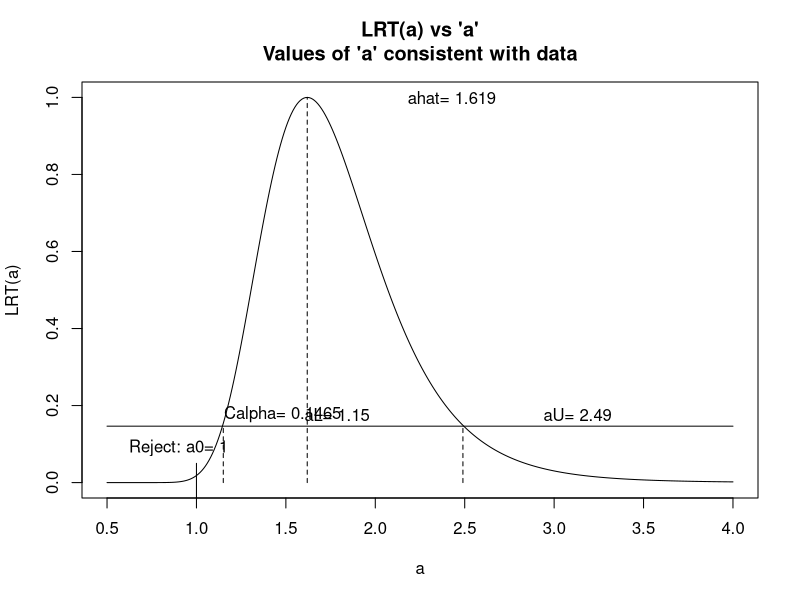
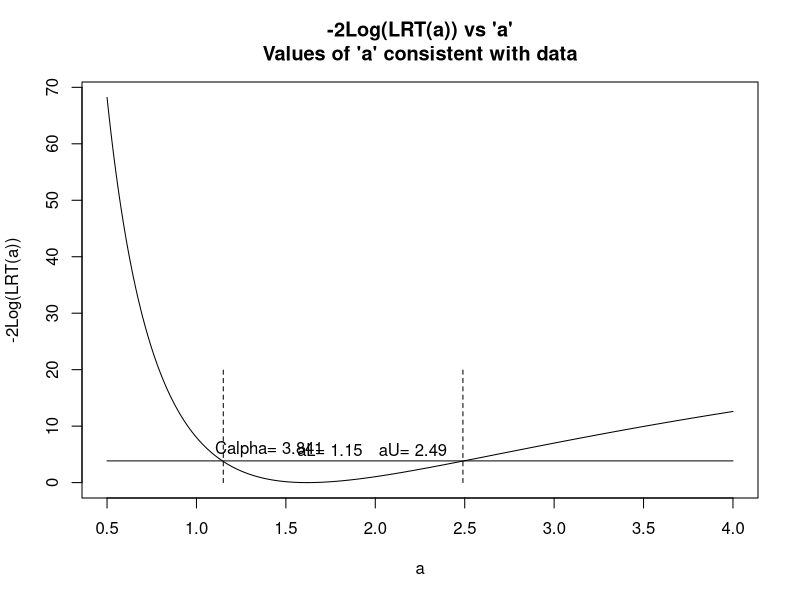

Here is the R script that generated these plots, in order:
# -----------------------------------------------------------------------------
# final<-8_8a_9_7a.r  
# original:	 5/12/04
# for: masters theory iii final
# -----------------------------------------------------------------------------
#  Data Input file: NONE
# -----------------------------------------------------------------------------
#  Goal: LRT and CI for N(\theta a*\theta) H0:a=1, H1:a!=1
# -----------------------------------------------------------------------------
# clean out directory
#
# -----------------------------------------------------------------------------
# shut off graphics
	graphics.off()
# -----------------------------------------------------------------------------
# Libraries 
#	library(Hmisc,T)
#	library(Design,T)
# -----------------------------------------------------------------------------
# files
	dir<-"C:/sam/teaching/splus_theory_04/"
	file.out<-paste(dir,"hw10_8_8a_9_7a_out.txt",sep="")
	file.run<-paste(dir,"hw10_8_8a_9_7a.r",sep="")

#	sink(file.out)		# sink sends the output to file.out
# -----------------------------------------------------------------------------
# program / date / time

        cat("\n\n\n")
        cat("Program:")
        cat(file.run)
        cat("\n\n")
        cat("Program FINAL : Masters Theory\n\n")
        print(date())
        cat("\n\n")
# -----------------------------------------------------------------------------
# Program

	# ---------------------------------------------------------------------
	# generate data N(1,2)

		set.seed(32)
		n<-100
		x<-rnorm(n,mean=1,sd=sqrt(2))
		cat("\nmean(x):")
		print(mean(x))
		cat("\nvar(x):")
		print(var(x))

	# ---------------------------------------------------------------------
	# mles, fixed x 
	# are data consistent with H0: a=1?
	#
	# 8b. (Calculate in splus.  Do you reject?)
	#

		a0<-1
		theta0<-(-a0 + sqrt(a0^2+4*sum(x^2)/n))/2
	
		thetahat<-mean(x)
		ahat<-(var(x)*(n-1)/n)/mean(x)	
			#ahat=sigmahat/mean(x), var(x) = S^2 =sum(xi-xbar)^2/(n-1)
		#fix x
		tmp<-(ahat*thetahat/(a0*theta0))^(n/2)
		tmp1<-sum(((x-theta0)^2))/(-2*a0*theta0)
		tmp2<-sum(((x-thetahat)^2))/(-2*ahat*thetahat)
		lrt<-tmp*exp(tmp1)/exp(tmp2)

		cat("\nLRT < C<-alpha=.1465: Reject\n")
		cat("\nLRT:")
		print(lrt)

	# ---------------------------------------------------------------------
	# LRT
	# assume calpha=0.1465, what values of a0 are consistent with the data
	#
	
		byy<-0.01
		amin<-0.5
		amax<-4.0
		a0<-seq(amin,amax,by=byy)

		nn<-length(a0)
		lrt<-c(length=nn)

		i<-1
		for(a in a0) {
			theta0<-(-a + sqrt(a^2+4*sum(x^2)/n))/2
			tmp<-(ahat*thetahat/(a*theta0))^(n/2)
			tmp1<-sum(((x-theta0)^2))/(-2*a*theta0)
			tmp2<-sum(((x-thetahat)^2))/(-2*ahat*thetahat)
			lrt[i]<-tmp*exp(tmp1)/exp(tmp2)
			i<-i+1
		}

		calpha<-0.1465 	# exp(3.841459/-2)
				# based on asymptotic LRT -2*log(lrt)>3.841459

				# what values are consistent with data?

		ind.c<-lrt>calpha	# Acceptance Region
		mat<-cbind(a0,lrt,ind.c)
		mat<-mat[ind.c==1,]
		rr<-nrow(mat)
		aL<-mat[1,1]
		aU<-mat[rr,1]

		plot(a0,lrt,xlab="a",ylab="LRT(a)",type="l",
		main="LRT(a) vs 'a'\nValues of 'a' consistent with data")
		lines(c(amin,amax),rep(calpha,2))
		mytxt<-paste("Calpha=",calpha)
		text(min(a0),calpha+.03,mytxt,adj=-1)
		lines(c(aL,aL),c(0,calpha),lty=2)
		lines(c(aU,aU),c(0,calpha),lty=2)
		mytxt<-paste("aL=",aL)
		text(aL+.09,calpha+.03,mytxt,adj=-1)
		mytxt<-paste("aU=",aU)
		text(aU+.07,calpha+.03,mytxt,adj=-1)
		lines(c(1,1),c(-.1,.05),lty=1)
		mytxt<-paste("Reject: a0=",1)
		text(.9,.09,mytxt)
		lines(c(ahat,ahat),c(0,1),lty=2)
		mytxt<-paste("ahat=",round(ahat,3))
		text(ahat+.07,1,mytxt,adj=-1)

	# ---------------------------------------------------------------------
	# Asymptotic LRT (chisq,1)
	
		asylrt<--2*log(lrt)
		calpha<-qchisq(.95,1)
		ind.c<-asylrt<calpha	# Acceptance Region
		mat<-cbind(a0,asylrt,ind.c)
		mat<-mat[ind.c==1,]
		rr<-nrow(mat)
		aL<-mat[1,1]
		aU<-mat[rr,1]

		plot(a0,asylrt,xlab="a",ylab="-2Log(LRT(a))",type="l",
		main="-2Log(LRT(a)) vs 'a'\nValues of 'a' consistent with data")
		lines(c(amin,amax),rep(calpha,2))
		mytxt<-paste("Calpha=",round(calpha,3))
		text(min(a0),calpha+2,mytxt,adj=-1)
		lines(c(aL,aL),c(0,20),lty=2)
		lines(c(aU,aU),c(0,20),lty=2)
		mytxt<-paste("aL=",aL)
		text(aL+.05,calpha+2,mytxt,adj=-1)
		mytxt<-paste("aU=",aU)
		text(aU-.09,calpha+2,mytxt,adj=1)


#sink()
